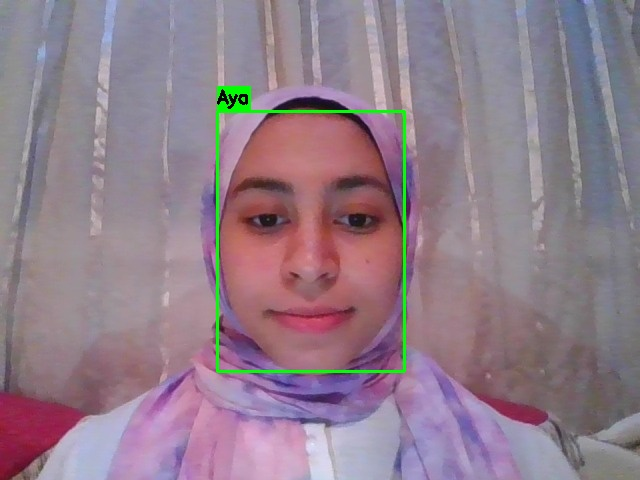
#> input picture data/users/Aya/face.jpg, 640 x 480 px
$ python -i spoof.py   (imports and definitions only)   (older library calls are emulated)
#> lines starting #> are read from the running program, lines starting #| are printed output that depends on the picture
#> further down, picture is the input picture: shape (480, 640, 3); mean B, G, R 138.6, 125.4, 144.8
import cv2
import numpy as np


def check_spoof(face_img: np.ndarray) -> bool:
    """
    Lightweight texture-based anti-spoof check.
    Returns True if the face appears to be real, False if likely a spoof (photo/screen).

    Checks (all must pass):
      1. Blur (Laplacian variance) — printed photos are blurry
      2. Brightness — screens are too bright or too dark
      3. Texture std-dev — flat images lack texture
      4. Edge density — spoofs have fewer natural edges
      5. Color variance — grayscale photos lack color variation
    """
    if face_img is None or face_img.size == 0:
        return False


    if face_img.shape[0] < 40 or face_img.shape[1] < 40:
        return True

    try:
        gray = cv2.cvtColor(face_img, cv2.COLOR_BGR2GRAY)
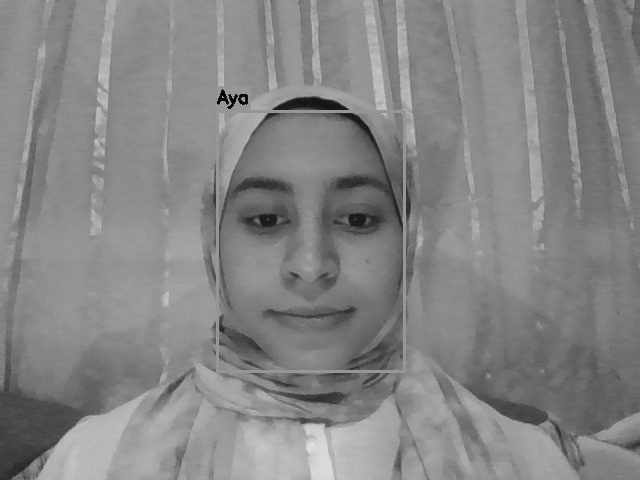
#> gray: shape (480, 640); min 1, max 236, mean 132.7

        # 1. Blur check
        blur = cv2.Laplacian(gray, cv2.CV_64F).var()
#> blur = 127.4
        if blur < 30:
            return False

        # 2. Brightness check
        brightness = np.mean(gray)
#> brightness = 132.7
        if brightness < 35 or brightness > 235:
            return False

        # 3. Texture check
        texture = np.std(gray)
#> texture = 25.04
        if texture < 15:
            return False

        # 4. Edge density check
        edges = cv2.Canny(gray, 80, 180)
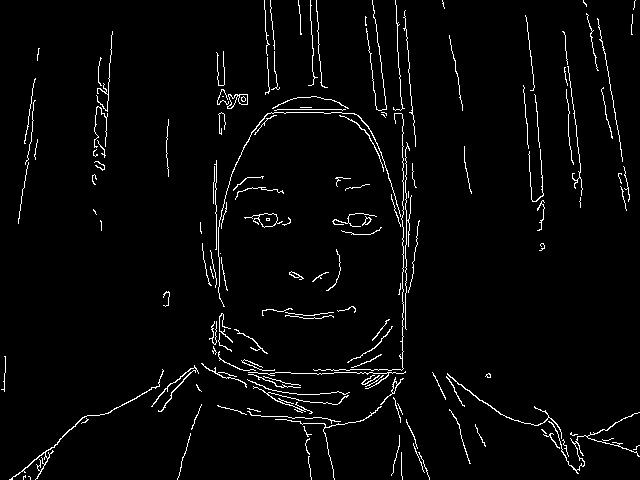
#> edges: shape (480, 640); 3% white in thin lines or dots
        edge_score = np.mean(edges)
#> edge_score = 7.71
        if edge_score < 1.5:
            return False

        # 5. Color variance check
        color_var = np.std(face_img.astype(np.float32))
#> color_var = 31.71
        if color_var < 25:
            return False

        return True

    except Exception:
        return True

>>> import cv2
>>> picture = cv2.imread('../data/users/Aya/face.jpg')
>>> result = check_spoof(picture)
#> result = True
